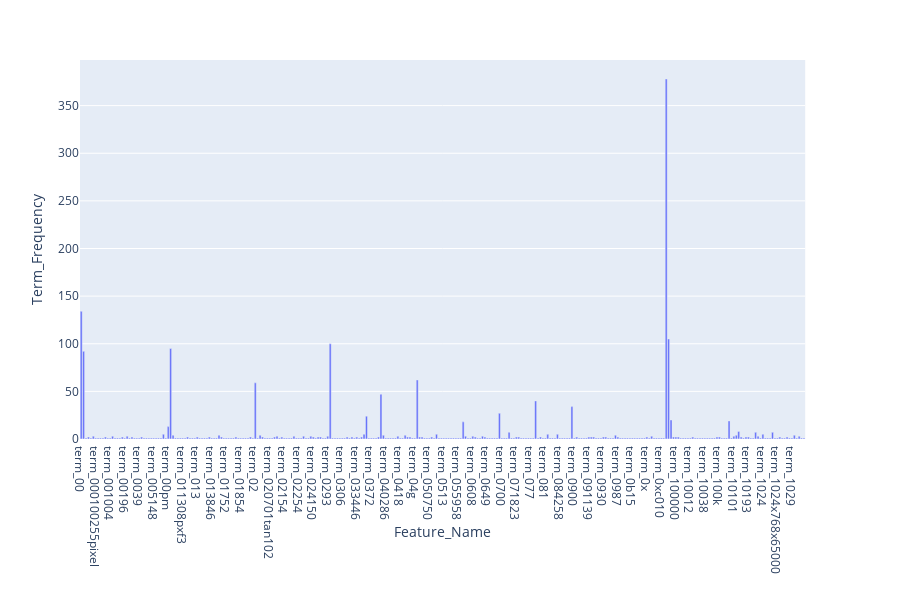

This figure's notebook cell:
### Code cell
# Answer here
data_exe13 = {'Feature_Name': ["term_" + str(i) for i in count_vect.get_feature_names()[:300]],
             'Term_Frequency': term_frequencies[:300]}

data_exe13 = pd.DataFrame(data_exe13, columns = ['Feature_Name', 'Term_Frequency'])

fig = px.bar(data_exe13, x='Feature_Name', 
            y='Term_Frequency')
fig.show()

### Figure 1 — Plotly figure (JSON) as saved in the notebook; plotly's stock layout.template omitted (floating-point values rounded to 4 significant figures; data arrays with more than 128 entries replaced by an {"elided": "..."} marker saying what was removed)
{"data": [{"alignmentgroup": "True", "hoverlabel": {"namelength": 0}, "hovertemplate": "Feature_Name=%{x}<br>Term_Frequency=%{y}", "legendgroup": "", "marker": {"color": "#636efa"}, "name": "", "offsetgroup": "", "orientation": "v", "showlegend": false, "textposition": "auto", "type": "bar", "x": {"elided": "300 str values"}, "xaxis": "x", "y": {"elided": "300 int values"}, "yaxis": "y"}], "layout": {"barmode": "relative", "height": 600, "legend": {"tracegroupgap": 0}, "margin": {"t": 60}, "xaxis": {"anchor": "y", "domain": [0, 0.98], "title": {"text": "Feature_Name"}}, "yaxis": {"anchor": "x", "domain": [0, 1], "title": {"text": "Term_Frequency"}}}}
